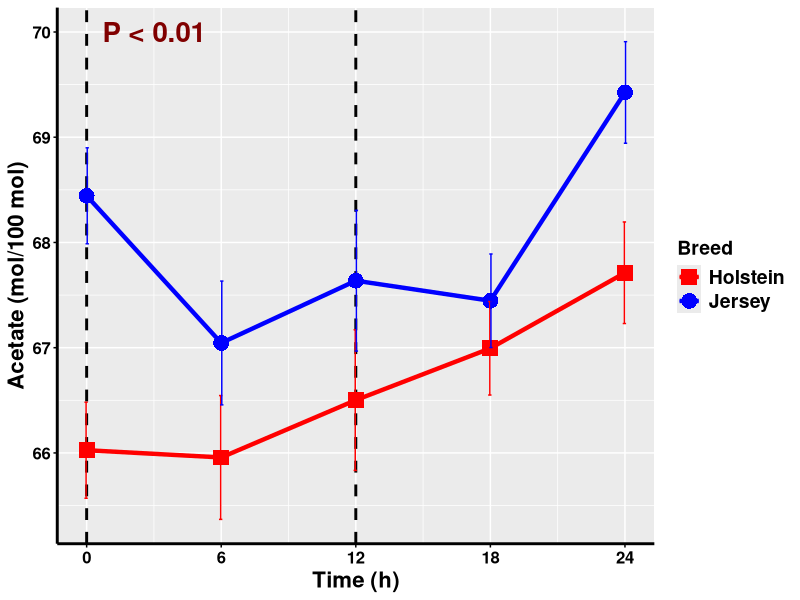
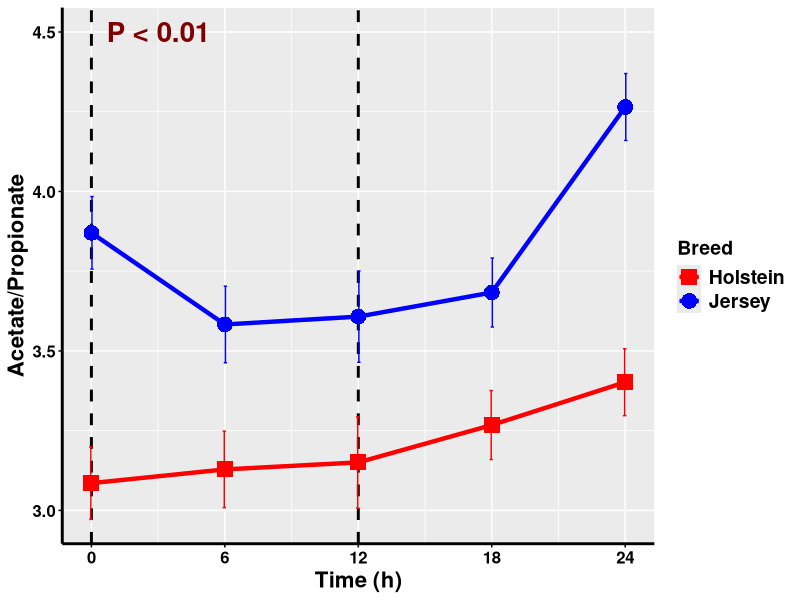
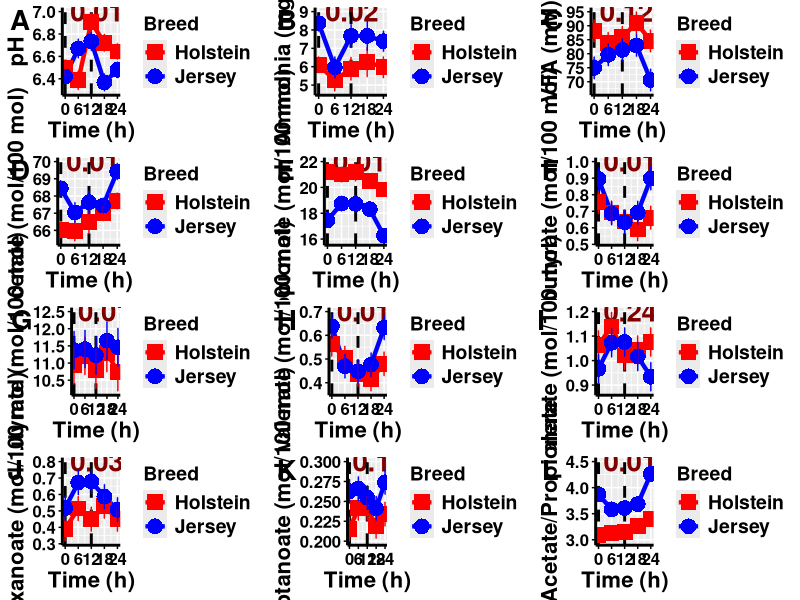
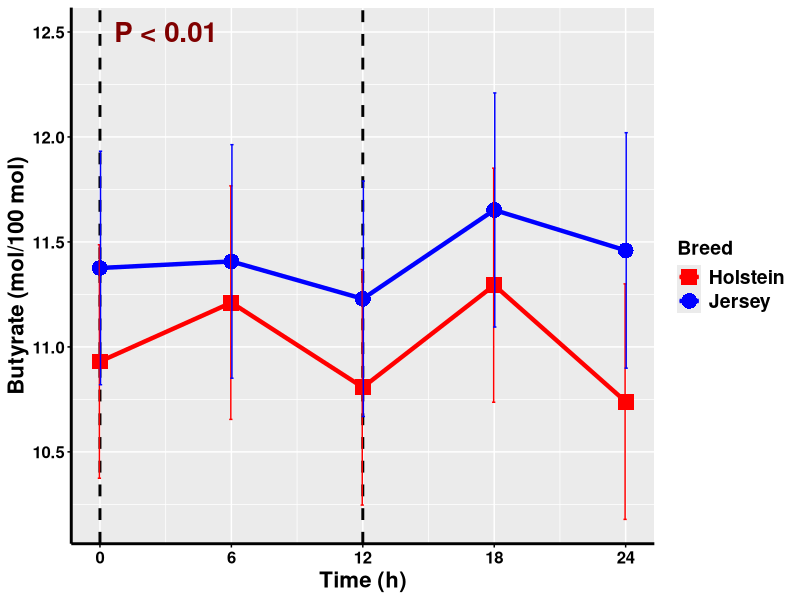
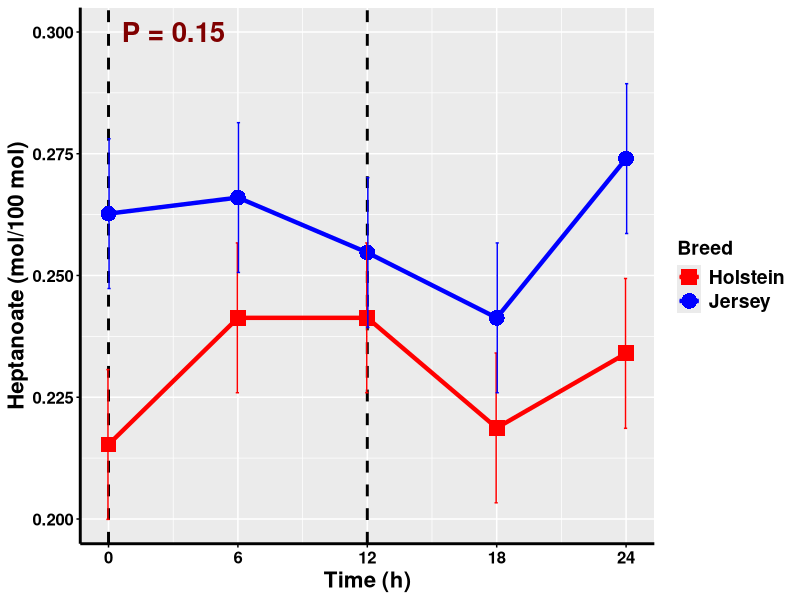
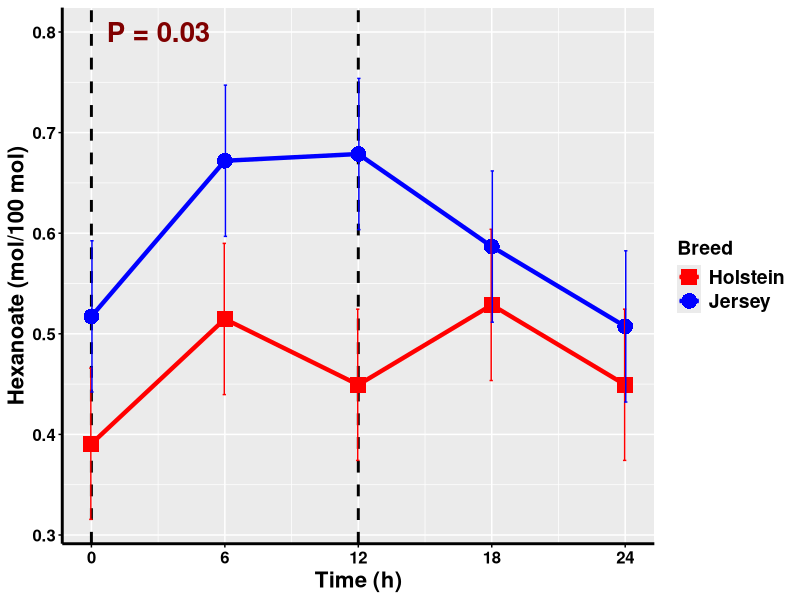
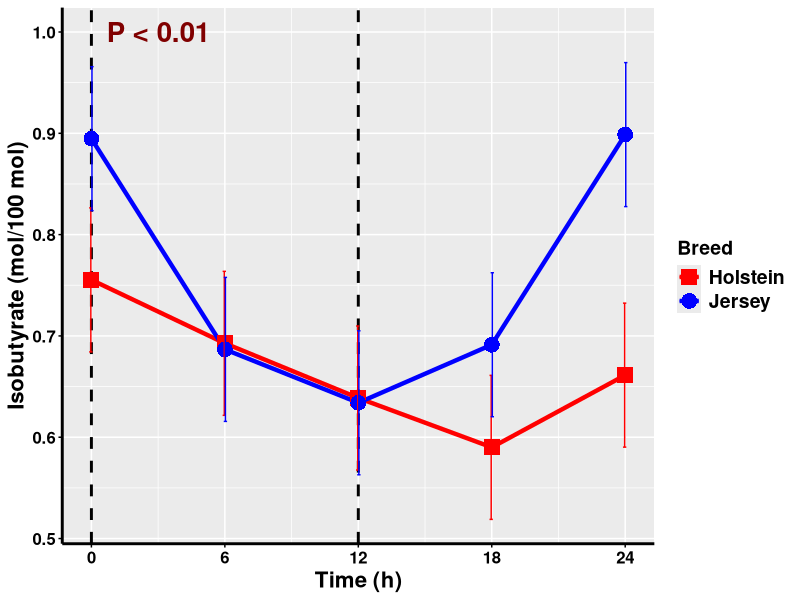
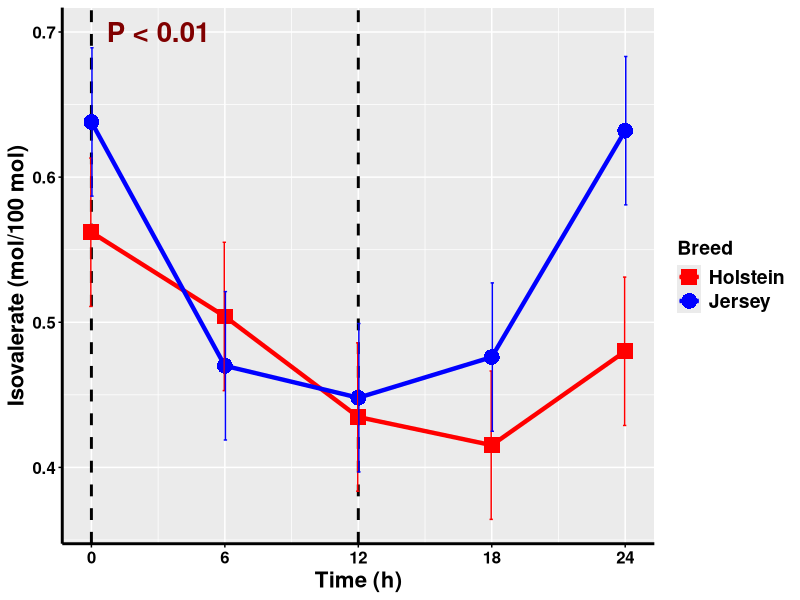

Here is the R script that generated these plots, in order: (Note: this script raises an error after producing the figures.)
## ---- chunk 1
#load libraries
library(tidyverse)
library(ggplot2)
library(ggpubr)

#create sas dataset
sas <- read_tsv("metadata/sas_output.txt")

#create pH dataset
pH <- sas %>% 
  filter(measure=="pH") %>% 
  rename(Breed=breed) 

#line graph pH
pH_graph <- ggplot(pH, aes(x=time, y=LSM, color=Breed, shape=Breed)) + annotate(geom="text", x=3, y=7, size=7, fontface="bold", color="#800000", label="P < 0.01") + geom_vline(xintercept=c(0,12), linetype="dashed", size=1) + geom_line(size=1.5) + geom_point(size=5) + geom_errorbar(aes(ymin=LSM-SEM, ymax=LSM+SEM), width=0.3, position=position_dodge(0.1)) + labs(x="Time (h)", y="pH") + theme(axis.line=element_line(color="black", size=1), axis.ticks=element_line(color="black"), axis.text=element_text(color="black", size=12, face="bold"), axis.title=element_text(color="black", size=16, face="bold"), legend.title=element_text(color="black",size=14,face="bold"), legend.text=element_text(color="black",size=14,face="bold")) + scale_color_manual(values=c("Red","Blue")) + scale_shape_manual(values=c(15,16)) + scale_x_continuous(breaks=seq(0, 24, 6)) 

#create NH3 dataset
nh3 <- sas %>% 
  filter(measure=="NH3") %>% 
  rename(Breed=breed) 

#NH3 graph pH
nh3_graph <- ggplot(nh3, aes(x=time, y=LSM, color=Breed, shape=Breed)) + annotate(geom="text", x=3, y=9, size=7, fontface="bold", color="#800000", label="P = 0.02") + geom_vline(xintercept=c(0,12), linetype="dashed", size=1) + geom_line(size=1.5) + geom_point(size=5) + geom_errorbar(aes(ymin=LSM-SEM, ymax=LSM+SEM), width=0.3, position=position_dodge(0.1)) + labs(x="Time (h)", y="Ammonia (mg/dL)") + theme(axis.line=element_line(color="black", size=1), axis.ticks=element_line(color="black"), axis.text=element_text(color="black", size=12, face="bold"), axis.title=element_text(color="black", size=16, face="bold"), legend.title=element_text(color="black",size=14,face="bold"), legend.text=element_text(color="black",size=14,face="bold")) + scale_color_manual(values=c("Red","Blue")) + scale_shape_manual(values=c(15,16)) + scale_x_continuous(breaks=seq(0, 24, 6)) 

#create VFA dataset
vfa <- sas %>% 
  filter(measure=="VFA") %>% 
  rename(Breed=breed) 

#VFA graph pH
vfa_graph <- ggplot(vfa, aes(x=time, y=LSM, color=Breed, shape=Breed)) + annotate(geom="text", x=3, y=95, size=7, fontface="bold", color="#800000", label="P = 0.12") + geom_vline(xintercept=c(0,12), linetype="dashed", size=1) + geom_line(size=1.5) + geom_point(size=5) + geom_errorbar(aes(ymin=LSM-SEM, ymax=LSM+SEM), width=0.3, position=position_dodge(0.1)) + labs(x="Time (h)", y="VFA (mM)") + theme(axis.line=element_line(color="black", size=1), axis.ticks=element_line(color="black"), axis.text=element_text(color="black", size=12, face="bold"), axis.title=element_text(color="black", size=16, face="bold"), legend.title=element_text(color="black",size=14,face="bold"), legend.text=element_text(color="black",size=14,face="bold")) + scale_color_manual(values=c("Red","Blue")) + scale_shape_manual(values=c(15,16)) + scale_x_continuous(breaks=seq(0, 24, 6)) 

#create acetate dataset
acetate <- sas %>% 
  filter(measure=="Acetate") %>% 
  rename(Breed=breed) 

#acetate graph pH
acetate_graph <- ggplot(acetate, aes(x=time, y=LSM, color=Breed, shape=Breed))  + annotate(geom="text", x=3, y=70, size=7, fontface="bold", color="#800000", label="P < 0.01") + geom_vline(xintercept=c(0,12), linetype="dashed", size=1)+ geom_line(size=1.5) + geom_point(size=5) + geom_errorbar(aes(ymin=LSM-SEM, ymax=LSM+SEM), width=0.3, position=position_dodge(0.1)) + labs(x="Time (h)", y="Acetate (mol/100 mol)") + theme(axis.line=element_line(color="black", size=1), axis.ticks=element_line(color="black"), axis.text=element_text(color="black", size=12, face="bold"), axis.title=element_text(color="black", size=16, face="bold"), legend.title=element_text(color="black",size=14,face="bold"), legend.text=element_text(color="black",size=14,face="bold")) + scale_color_manual(values=c("Red","Blue")) + scale_shape_manual(values=c(15,16)) + scale_x_continuous(breaks=seq(0, 24, 6)) 

#create propionate dataset
propionate <- sas %>% 
  filter(measure=="Propionate") %>% 
  rename(Breed=breed) 

#propionate graph pH
propionate_graph <- ggplot(propionate, aes(x=time, y=LSM, color=Breed, shape=Breed)) + annotate(geom="text", x=3, y=22, size=7, fontface="bold", color="#800000", label="P < 0.01") + geom_vline(xintercept=c(0,12), linetype="dashed", size=1) + geom_line(size=1.5) + geom_point(size=5) + geom_errorbar(aes(ymin=LSM-SEM, ymax=LSM+SEM), width=0.3, position=position_dodge(0.1)) + labs(x="Time (h)", y="Propionate (mol/100 mol)") + theme(axis.line=element_line(color="black", size=1), axis.ticks=element_line(color="black"), axis.text=element_text(color="black", size=12, face="bold"), axis.title=element_text(color="black", size=16, face="bold"), legend.title=element_text(color="black",size=14,face="bold"), legend.text=element_text(color="black",size=14,face="bold")) + scale_color_manual(values=c("Red","Blue")) + scale_shape_manual(values=c(15,16)) + scale_x_continuous(breaks=seq(0, 24, 6)) 

#create isobutyrate dataset
isobutyrate <- sas %>% 
  filter(measure=="Isobutyrate") %>% 
  rename(Breed=breed) 

#isobutyrate graph pH
isobutyrate_graph <- ggplot(isobutyrate, aes(x=time, y=LSM, color=Breed, shape=Breed)) + annotate(geom="text", x=3, y=1, size=7, fontface="bold", color="#800000", label="P < 0.01") + geom_vline(xintercept=c(0,12), linetype="dashed", size=1) + geom_line(size=1.5) + geom_point(size=5) + geom_errorbar(aes(ymin=LSM-SEM, ymax=LSM+SEM), width=0.3, position=position_dodge(0.1)) + labs(x="Time (h)", y="Isobutyrate (mol/100 mol)") + theme(axis.line=element_line(color="black", size=1), axis.ticks=element_line(color="black"), axis.text=element_text(color="black", size=12, face="bold"), axis.title=element_text(color="black", size=16, face="bold"), legend.title=element_text(color="black",size=14,face="bold"), legend.text=element_text(color="black",size=14,face="bold")) + scale_color_manual(values=c("Red","Blue")) + scale_shape_manual(values=c(15,16)) + scale_x_continuous(breaks=seq(0, 24, 6)) 

#create butyrate dataset
butyrate <- sas %>% 
  filter(measure=="Butyrate") %>% 
  rename(Breed=breed) 

#butyrate graph pH
butyrate_graph <- ggplot(butyrate, aes(x=time, y=LSM, color=Breed, shape=Breed)) + annotate(geom="text", x=3, y=12.5, size=7, fontface="bold", color="#800000", label="P < 0.01") + geom_vline(xintercept=c(0,12), linetype="dashed", size=1) + geom_line(size=1.5) + geom_point(size=5) + geom_errorbar(aes(ymin=LSM-SEM, ymax=LSM+SEM), width=0.3, position=position_dodge(0.1)) + labs(x="Time (h)", y="Butyrate (mol/100 mol)") + theme(axis.line=element_line(color="black", size=1), axis.ticks=element_line(color="black"), axis.text=element_text(color="black", size=12, face="bold"), axis.title=element_text(color="black", size=16, face="bold"), legend.title=element_text(color="black",size=14,face="bold"), legend.text=element_text(color="black",size=14,face="bold")) + scale_color_manual(values=c("Red","Blue")) + scale_shape_manual(values=c(15,16)) + scale_x_continuous(breaks=seq(0, 24, 6)) 

#create isovalerate dataset
isovalerate <- sas %>% 
  filter(measure=="Isovalerate") %>% 
  rename(Breed=breed) 

#isovalerate graph pH
isovalerate_graph <- ggplot(isovalerate, aes(x=time, y=LSM, color=Breed, shape=Breed)) + annotate(geom="text", x=3, y=0.7, size=7, fontface="bold", color="#800000", label="P < 0.01") + geom_vline(xintercept=c(0,12), linetype="dashed", size=1) + geom_line(size=1.5) + geom_point(size=5) + geom_errorbar(aes(ymin=LSM-SEM, ymax=LSM+SEM), width=0.3, position=position_dodge(0.1)) + labs(x="Time (h)", y="Isovalerate (mol/100 mol)") + theme(axis.line=element_line(color="black", size=1), axis.ticks=element_line(color="black"), axis.text=element_text(color="black", size=12, face="bold"), axis.title=element_text(color="black", size=16, face="bold"), legend.title=element_text(color="black",size=14,face="bold"), legend.text=element_text(color="black",size=14,face="bold")) + scale_color_manual(values=c("Red","Blue")) + scale_shape_manual(values=c(15,16)) + scale_x_continuous(breaks=seq(0, 24, 6)) 

#create valerate dataset
valerate <- sas %>% 
  filter(measure=="Valerate") %>% 
  rename(Breed=breed) 

#isovalerate graph pH
valerate_graph <- ggplot(valerate, aes(x=time, y=LSM, color=Breed, shape=Breed)) + annotate(geom="text", x=3, y=1.2, size=7, fontface="bold", color="#800000", label="P = 0.24") + geom_vline(xintercept=c(0,12), linetype="dashed", size=1) + geom_line(size=1.5) + geom_point(size=5) + geom_errorbar(aes(ymin=LSM-SEM, ymax=LSM+SEM), width=0.3, position=position_dodge(0.1)) + labs(x="Time (h)", y="Valerate (mol/100 mol)") + theme(axis.line=element_line(color="black", size=1), axis.ticks=element_line(color="black"), axis.text=element_text(color="black", size=12, face="bold"), axis.title=element_text(color="black", size=16, face="bold"), legend.title=element_text(color="black",size=14,face="bold"), legend.text=element_text(color="black",size=14,face="bold")) + scale_color_manual(values=c("Red","Blue")) + scale_shape_manual(values=c(15,16)) + scale_x_continuous(breaks=seq(0, 24, 6)) 

#create hexanoate dataset
hexanoate <- sas %>% 
  filter(measure=="Hexanoate") %>% 
  rename(Breed=breed) 

#hexanoate graph pH
hexanoate_graph <- ggplot(hexanoate, aes(x=time, y=LSM, color=Breed, shape=Breed)) + annotate(geom="text", x=3, y=0.8, size=7, fontface="bold", color="#800000", label="P = 0.03") + geom_vline(xintercept=c(0,12), linetype="dashed", size=1) + geom_line(size=1.5) + geom_point(size=5) + geom_errorbar(aes(ymin=LSM-SEM, ymax=LSM+SEM), width=0.3, position=position_dodge(0.1)) + labs(x="Time (h)", y="Hexanoate (mol/100 mol)") + theme(axis.line=element_line(color="black", size=1), axis.ticks=element_line(color="black"), axis.text=element_text(color="black", size=12, face="bold"), axis.title=element_text(color="black", size=16, face="bold"), legend.title=element_text(color="black",size=14,face="bold"), legend.text=element_text(color="black",size=14,face="bold")) + scale_color_manual(values=c("Red","Blue")) + scale_shape_manual(values=c(15,16)) + scale_x_continuous(breaks=seq(0, 24, 6)) 

#create heptanoate dataset
heptanoate <- sas %>% 
  filter(measure=="Heptanoate") %>% 
  rename(Breed=breed) 

#heptanoate graph pH
heptanoate_graph <- ggplot(heptanoate, aes(x=time, y=LSM, color=Breed, shape=Breed)) + annotate(geom="text", x=3, y=0.3, size=7, fontface="bold", color="#800000", label="P = 0.15") + geom_vline(xintercept=c(0,12), linetype="dashed", size=1) + geom_line(size=1.5) + geom_point(size=5) + geom_errorbar(aes(ymin=LSM-SEM, ymax=LSM+SEM), width=0.3, position=position_dodge(0.1)) + labs(x="Time (h)", y="Heptanoate (mol/100 mol)") + theme(axis.line=element_line(color="black", size=1), axis.ticks=element_line(color="black"), axis.text=element_text(color="black", size=12, face="bold"), axis.title=element_text(color="black", size=16, face="bold"), legend.title=element_text(color="black",size=14,face="bold"), legend.text=element_text(color="black",size=14,face="bold")) + scale_color_manual(values=c("Red","Blue")) + scale_shape_manual(values=c(15,16)) + scale_x_continuous(breaks=seq(0, 24, 6)) 

#create acetate/propionate ratio dataset
AP <- sas %>% 
  filter(measure=="Acetate/Propionate") %>% 
  rename(Breed=breed) 

#AP graph pH
AP_graph <- ggplot(AP, aes(x=time, y=LSM, color=Breed, shape=Breed)) + annotate(geom="text", x=3, y=4.5, size=7, fontface="bold", color="#800000", label="P < 0.01") + geom_line(size=1.5) + geom_vline(xintercept=c(0,12), linetype="dashed", size=1) + geom_point(size=5) + geom_errorbar(aes(ymin=LSM-SEM, ymax=LSM+SEM), width=0.3, position=position_dodge(0.1)) + labs(x="Time (h)", y="Acetate/Propionate") + theme(axis.line=element_line(color="black", size=1), axis.ticks=element_line(color="black"), axis.text=element_text(color="black", size=12, face="bold"), axis.title=element_text(color="black", size=16, face="bold"), legend.title=element_text(color="black",size=14,face="bold"), legend.text=element_text(color="black",size=14,face="bold")) + scale_color_manual(values=c("Red","Blue")) + scale_shape_manual(values=c(15,16)) + scale_x_continuous(breaks=seq(0, 24, 6)) 

#combine boxplots
boxplots_rumen <- ggarrange(pH_graph,nh3_graph, vfa_graph,acetate_graph,propionate_graph,
                               isobutyrate_graph,butyrate_graph,isovalerate_graph,
                               valerate_graph,hexanoate_graph,heptanoate_graph,
                               AP_graph,
                            labels = c("A","B","C","D","E","F","G","H","I","J","K","L"),
                            font.label=list(size=20, face="bold"), 
                            ncol = 3, nrow = 4)

#generate figure
ggexport(boxplots_rumen, filename="figures/figure1.pdf", height=16, width=20)

jpeg("figures/Figure1.jpg", units="in", height=16, width=22, res=300)
boxplots_rumen
dev.off()
